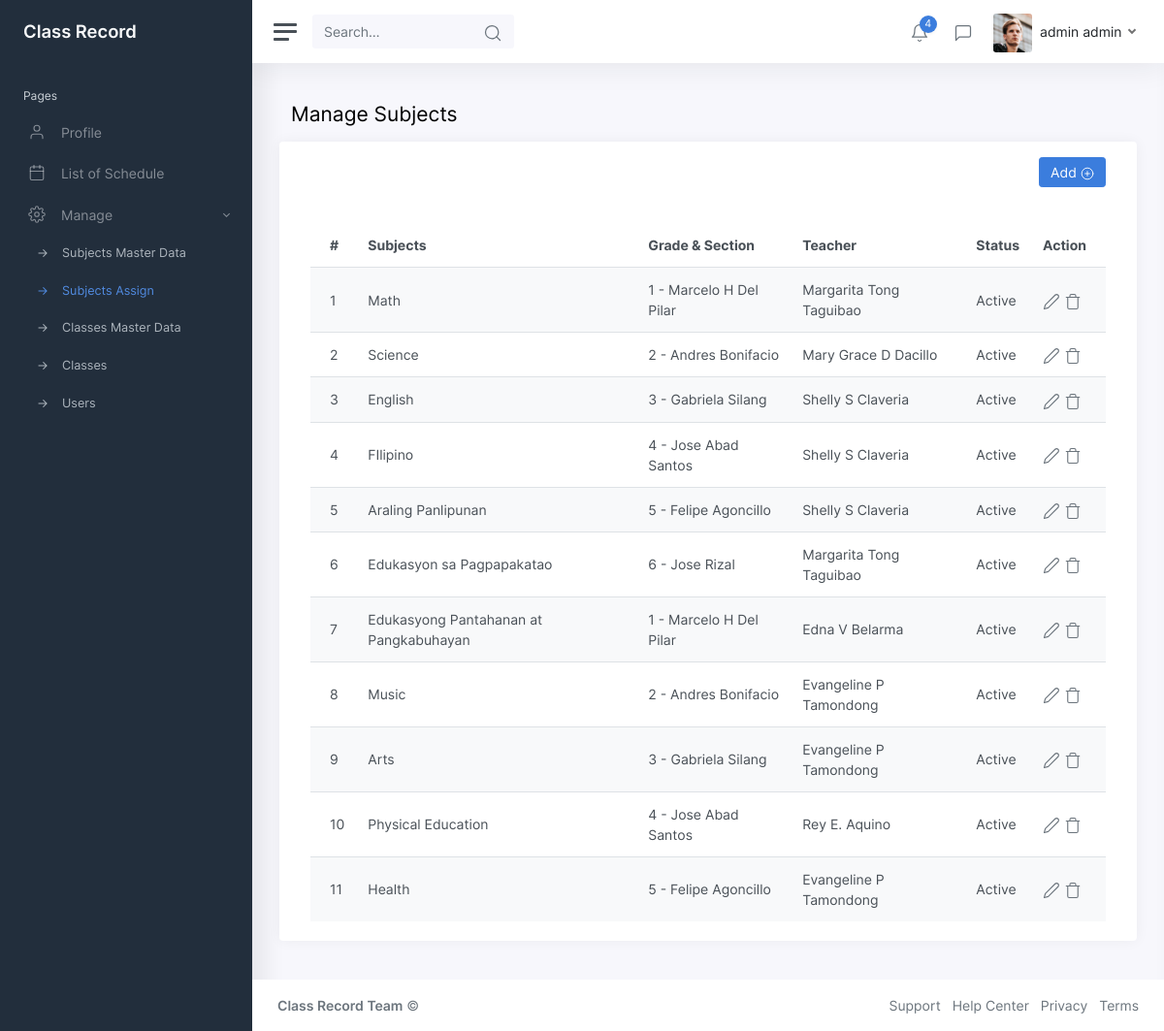
/subject_action.php (signed in), run on the app's committed database.
### tables this page shows
CREATE TABLE `subjects_assign` (
  `subjectAssignId` int NOT NULL,
  `subjectId` int NOT NULL,
  `computationMasterId` int NOT NULL,
  `classMasterId` int NOT NULL,
  `teacherId` int NOT NULL,
  `datecreated` datetime NOT NULL,
  `dateupdated` datetime NOT NULL,
  `userId` int NOT NULL,
  `status` enum('Active','Inactive','Deleted') NOT NULL
);

CREATE TABLE `subjects` (
  `subjectId` int NOT NULL,
  `subjects` varchar(255) NOT NULL,
  `description` varchar(255) NOT NULL,
  `status` enum('Active','Inactive','Deleted') NOT NULL,
  `datecreated` datetime NOT NULL,
  `dateupdated` datetime NOT NULL,
  `userId` int NOT NULL
);

CREATE TABLE `classes_master_data` (
  `classMasterId` int NOT NULL,
  `grade` varchar(255) NOT NULL,
  `section` varchar(255) NOT NULL,
  `status` enum('Active','Inactive','Deleted') NOT NULL,
  `datecreated` datetime NOT NULL,
  `dateupdated` datetime NOT NULL,
  `userId` int NOT NULL
);

CREATE TABLE `user` (
  `userId` int NOT NULL,
  `email` varchar(255) NOT NULL,
  `lrn` varchar(255) NOT NULL,
  `username` varchar(255) NOT NULL,
  `password` varchar(255) NOT NULL,
  `first_name` varchar(255) NOT NULL,
  `middle_name` varchar(255) NOT NULL,
  `last_name` varchar(255) NOT NULL,
  `role` enum('Teacher','Student','Admin') NOT NULL,
  `date_created` datetime NOT NULL,
  `date_updated` datetime NOT NULL,
  `status` enum('Active','Inactive','Deleted') NOT NULL
);

### libraries/data_interface.php (called while the page is built, shortened)
<?php
class jpacObject{
	private $conn;
	public function __construct(){
  		try {
	 		$this->conn = new PDO("mysql:host=".db_server.";dbname=".db_name, db_user, db_pass);
  			$this->conn->setAttribute(PDO::ATTR_ERRMODE, PDO::ERRMODE_EXCEPTION);
		} catch(PDOException $e) {
		  	echo "Connection failed: " . $e->getMessage();
		  	die;
		}
	}
	function SQLQuery($sql) {
		$sth=$this->conn->prepare($sql);
		$sth->execute();
		$result = $sth->fetchAll();
		return $result;
	}
}
?>

### subject_action.php (the view, shortened to what this page needs)
<?php
$jpac=new JpacObject();
?>
<?php include_once("includes/header.php"); ?>
	<div class="wrapper">
		<?php include_once("menu.php") ?>
		<div class="main">
			<?php include_once("navbar.php") ?>
			<main class="content">
				<div class="container-fluid p-0">
					<h1 class="h3 mb-3">Manage Subjects</h1>
					<div class="row">
                        <div class="card">
                            <div class="card-header text-right">
                                <button class="btn btn-primary" onclick="showModalData('add')"  data-toggle="modal" data-target="#modalData">Add <i class="align-middle" data-feather="plus-circle"></i> </button>
                            </div>
                            <div class="card-body table-responsive">
                            <table class="table table-striped table-hover" id="usersTable">
									<thead>
										<tr>
											<th>#</th>
											<th>Subjects</th>
											<th>Grade & Section</th>
											<th>Teacher</th>
											<th>Status</th>
											<th>Action</th>
                                        </tr>
									</thead>
									<tbody>
										<?php
										$sql="SELECT t0.classMasterId,t0.subjectAssignId,t0.subjectId,t3.grade,t3.section,t0.teacherId,t1.subjects,t2.first_name,t2.middle_name,t2.last_name,t0.status
										FROM `subjects_assign` t0
										LEFT JOIN subjects t1 on t0.subjectId=t1.subjectId
										LEFT JOIN `user` t2 on t0.teacherId=t2.userId
										LEFT JOIN `classes_master_data` t3 on t0.classMasterId=t3.classMasterId";
                                        $result=$jpac->SQLQuery($sql);
                                        for($i=0;$i<count($result);$i++){
                                        ?>
										<tr>
											<td><?= ($i+1) ?></td>
											<td><?= $result[$i]['subjects'] ?></td>
											<td><?= $result[$i]['grade']." - ".$result[$i]['section'] ?></td>
											<td><?= $result[$i]['first_name']." ".$result[$i]['middle_name']." ".$result[$i]['last_name'] ?></td>
											<td><?= $result[$i]['status'] ?></td>
											<td class="table-action">
												<a href="#" data-toggle="modal" data-target="#modalData" onclick="showModalData('edit','<?= $result[$i]['subjectAssignId'] ?>','<?= $result[$i]['subjectId'] ?>','<?= $result[$i]['teacherId'] ?>','<?= $result[$i]['status'] ?>','<?= $result[$i]['classMasterId'] ?>')"><i class="align-middle" data-feather="edit-2"></i></a>
												<a href="#"><i class="align-middle" data-feather="trash"></i></a>
											</td>
										</tr>
                                        <?php } ?>
									</tbody>
								</table>
                            </div>
                        </div>
					</div>
				</div>
			</main>
			<?php include_once("includes/footer.php") ?>
		</div>
	</div>
<link rel="stylesheet" type="text/css" href="https://cdn.datatables.net/v/bs5/dt-1.11.5/datatables.min.css"/>
</body>
</html>

### data on the page
subjects_assign: subjectId.subjects "Math", classMasterId.grade "1", classMasterId.section "Marcelo H Del Pilar", user.first_name "Margarita", user.middle_name "Tong", user.last_name "Taguibao", status "Active"
subjects_assign: subjectId.subjects "Science", classMasterId.grade "2", classMasterId.section "Andres Bonifacio", user.first_name "Mary Grace", user.middle_name "D", user.last_name "Dacillo", status "Active"
subjects_assign: subjectId.subjects "English", classMasterId.grade "3", classMasterId.section "Gabriela Silang", user.first_name "Shelly", user.middle_name "S", user.last_name "Claveria", status "Active"
subjects_assign: subjectId.subjects "FIlipino", classMasterId.grade "4", classMasterId.section "Jose Abad Santos", user.first_name "Shelly", user.middle_name "S", user.last_name "Claveria", status "Active"
subjects_assign: subjectId.subjects "Araling Panlipunan", classMasterId.grade "5", classMasterId.section "Felipe Agoncillo", user.first_name "Shelly", user.middle_name "S", user.last_name "Claveria", status "Active"
subjects_assign: subjectId.subjects "Edukasyon sa Pagpapakatao", classMasterId.grade "6", classMasterId.section "Jose Rizal", user.first_name "Margarita", user.middle_name "Tong", user.last_name "Taguibao", status "Active"
subjects_assign: subjectId.subjects "Edukasyong Pantahanan at Pangkabuhayan", classMasterId.grade "1", classMasterId.section "Marcelo H Del Pilar", user.first_name "Edna", user.middle_name "V", user.last_name "Belarma", status "Active"
subjects_assign: subjectId.subjects "Music", classMasterId.grade "2", classMasterId.section "Andres Bonifacio", user.first_name "Evangeline", user.middle_name "P", user.last_name "Tamondong", status "Active"
subjects_assign: subjectId.subjects "Arts", classMasterId.grade "3", classMasterId.section "Gabriela Silang", user.first_name "Evangeline", user.middle_name "P", user.last_name "Tamondong", status "Active"
subjects_assign: subjectId.subjects "Physical Education", classMasterId.grade "4", classMasterId.section "Jose Abad Santos", user.first_name "Rey", user.middle_name "E.", user.last_name "Aquino", status "Active"
subjects_assign: subjectId.subjects "Health", classMasterId.grade "5", classMasterId.section "Felipe Agoncillo", user.first_name "Evangeline", user.middle_name "P", user.last_name "Tamondong", status "Active"

### other printed values
$userData[0]['first_name'] "admin"
$userData[0]['last_name'] "admin"
